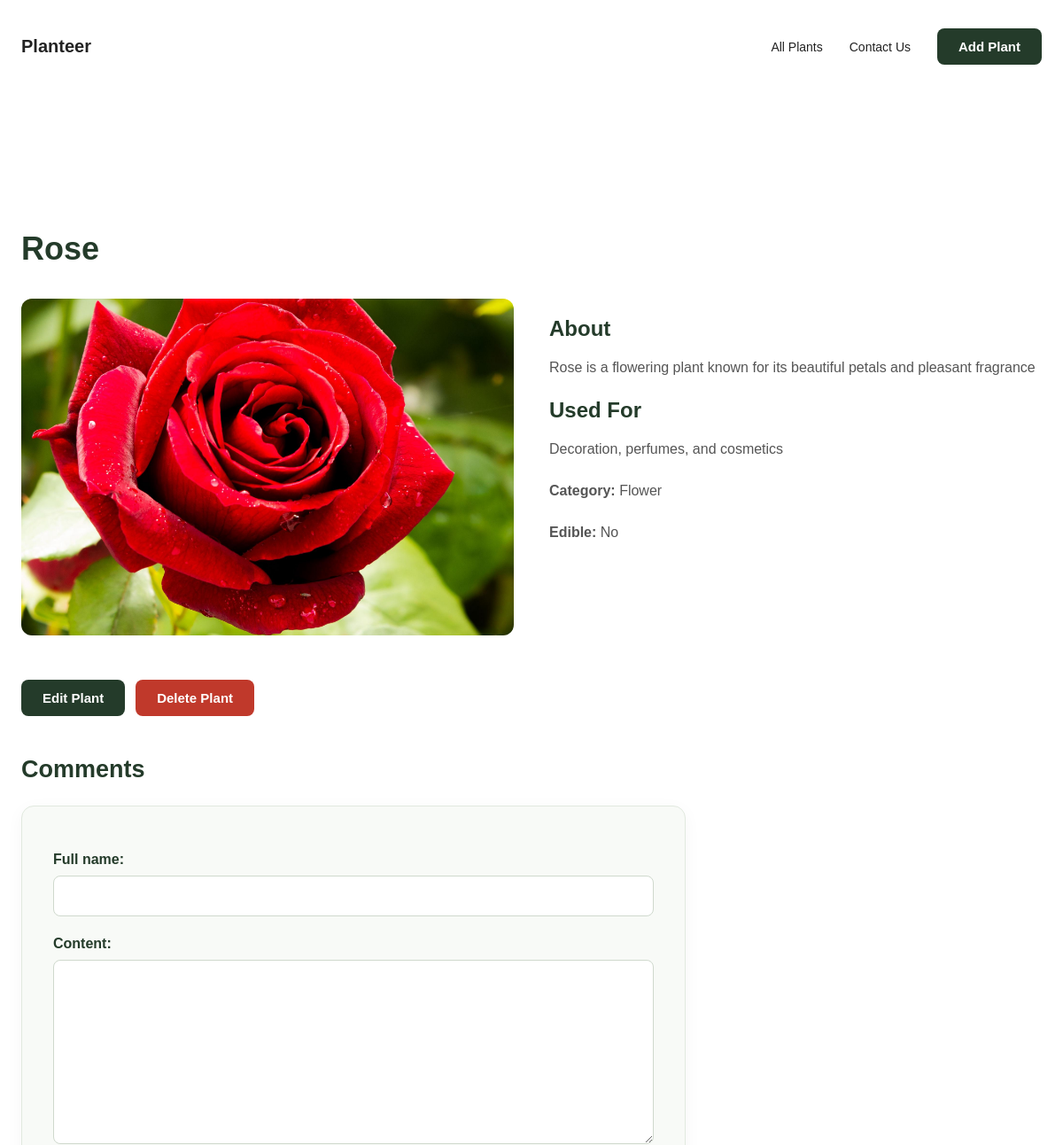
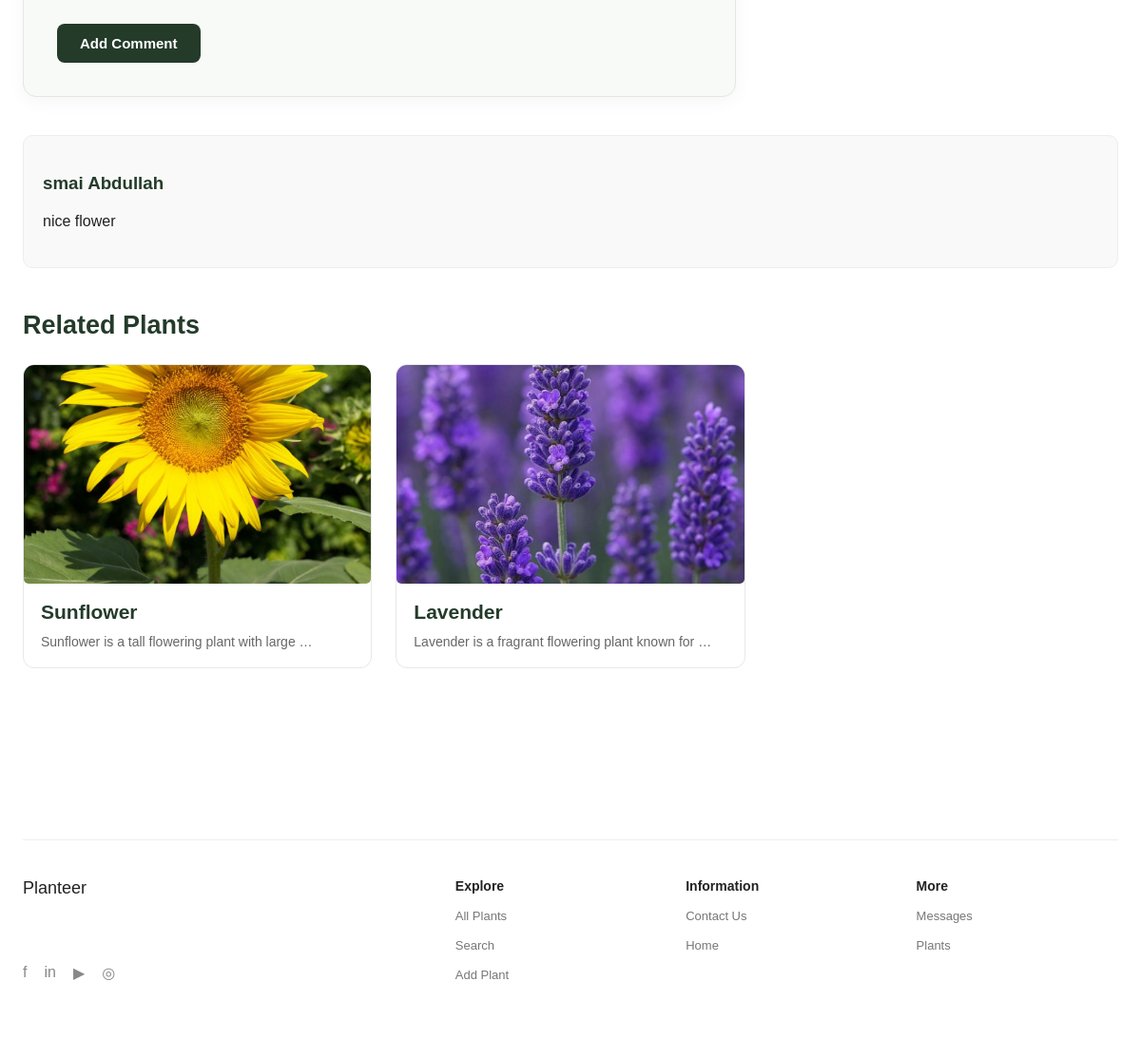
The page /plants/2/detail/ on the database its author committed (2 pictures, top to bottom).
### plants/models.py (models this page shows, shortened)
class Plant(models.Model):
    class CategoryChoices(models.TextChoices):
        TREE = 'Tree', 'Tree'
        FRUIT = 'Fruit', 'Fruit'
        VEGETABLES = 'Vegetables', 'Vegetables'
        FLOWER = 'Flower', 'Flower'
        HERB = 'Herb', 'Herb'
    name = models.CharField(max_length=200)
    about = models.TextField()
    used_for = models.TextField()
    image = models.ImageField(upload_to='plants/')
    category = models.CharField(
        max_length=50,
        choices=CategoryChoices.choices
    )
    is_edible = models.BooleanField(default=False)
    created_at = models.DateTimeField(auto_now_add=True)

class Comment(models.Model):
    plant = models.ForeignKey(Plant, on_delete=models.CASCADE)
    full_name = models.CharField(max_length=200)
    content = models.TextField()
    created_at = models.DateTimeField(auto_now_add=True)

### plants/views.py (the view)
# urls.py: path('<int:plant_id>/detail/', views.plant_detail, name='plant_detail'),
def plant_detail(request, plant_id):
    plant = get_object_or_404(Plant, id=plant_id)
    if request.method == 'POST':
        form = CommentForm(request.POST)
        if form.is_valid():
            comment = form.save(commit=False)
            comment.plant = plant
            comment.save()
            return redirect('plant_detail', plant_id=plant.id)
    else:
        form = CommentForm()
    related_plants = Plant.objects.filter(
        category=plant.category
    ).exclude(id=plant.id)[:3]
    comments = Comment.objects.filter(
        plant=plant
    ).order_by('-created_at')
    context = {
        'plant': plant,
        'related_plants': related_plants,
        'comments': comments,
        'form': form,
    }
    return render(request, 'plants/plant_detail.html', context)

### plants/forms.py
class CommentForm(forms.ModelForm):
    class Meta:
        model = Comment
        fields = ['full_name', 'content']

### plants/templates/plants/plant_detail.html (shortened to what this page needs)
{% extends 'main/base.html' %}
{% block content %}
<section class="plants-section">
    <h1>{{ plant.name }}</h1>
    <div class="plant-detail">
        <img src="{{ plant.image.url }}" alt="{{ plant.name }}">
        <div>
            <h2>About</h2>
            <p>{{ plant.about }}</p>
            <h2>Used For</h2>
            <p>{{ plant.used_for }}</p>
            <p>
                <strong>Category:</strong>
                {{ plant.get_category_display }}
            </p>
            <p>
                <strong>Edible:</strong>
                {% if plant.is_edible %}Yes{% else %}No{% endif %}
            </p>
        </div>
    </div>
    <div class="plant-actions">
        <a href="{% url 'update_plant' plant.id %}" class="btn">
            Edit Plant
        </a>
        <a href="{% url 'delete_plant' plant.id %}" class="btn btn-danger">
            Delete Plant
        </a>
    </div>
    <h2>Comments</h2>
    <form method="POST" class="comment-form">
        {{ form.as_p }}
        <button type="submit" class="btn">
            Add Comment
        </button>
    </form>
    {% for comment in comments %}
        <div class="comment">
            <h3>{{ comment.full_name }}</h3>
            <p>{{ comment.content }}</p>
        </div>
    {% empty %}
        <p>No comments yet.</p>
    {% endfor %}
    <h2>Related Plants</h2>
    <div class="plants-grid">
        {% for related in related_plants %}
            <a href="{% url 'plant_detail' related.id %}" class="plant-card">
                <img src="{{ related.image.url }}" alt="{{ related.name }}">
                <h3>{{ related.name }}</h3>
                <p>{{ related.about|truncatewords:8 }}</p>
            </a>
        {% empty %}
            <p>No related plants found.</p>
        {% endfor %}
    </div>
</section>
{% endblock %}

### main/static/main/css/style.css (style rules this page uses)
* { box-sizing: border-box; }
body { margin: 0; font-family: Arial, sans-serif; color: #111; background: #fff; }
a { color: inherit; text-decoration: none; }
.btn { background: #000; color: white; border: none; padding: 12px 20px; border-radius: 4px; cursor: pointer; }
.plants-section { margin-top: 60px; }
.plants-grid { display: grid; grid-template-columns: repeat(3, 1fr); gap: 28px; }
.plant-card { display: block; }
.plant-card img { width: 100%; height: 230px; object-fit: cover; border-radius: 5px; }
.plant-card h3 { margin: 12px 0 5px; font-size: 17px; }
.plant-card p { color: #888; margin: 0 0 7px; font-size: 14px; }
.plant-detail { display: grid; grid-template-columns: 1fr 1fr; gap: 40px; align-items: start; margin: 35px 0 50px; }
.plant-detail img { width: 100%; height: 380px; object-fit: cover; border-radius: 12px; }
.plant-detail h2 { margin-bottom: 12px; color: #243b2a; }
.plant-detail p { margin-bottom: 18px; line-height: 1.8; color: #555; }
.comment-form { max-width: 650px; margin: 25px 0 40px; padding: 25px; background: #f7f9f6; border: 1px solid #e0e8df; border-radius: 12px; }
.comment-form p { margin-bottom: 18px; }
.comment-form label { display: block; font-weight: 600; margin-bottom: 8px; }
.comment-form input, .comment-form textarea { width: 100%; padding: 12px; border: 1px solid #ccc; border-radius: 8px; font: inherit; }
.comment-form textarea { min-height: 110px; resize: vertical; }
.comment { padding: 20px; margin-bottom: 15px; background: #f8f9f8; border: 1px solid #eee; border-radius: 10px; }
.comment h3 { margin-bottom: 8px; color: #243b2a; }
.comment p { line-height: 1.6; }
body { background-color: #ffffff; color: #222; }
.plants-section { padding: 25px 0 60px; }
.plants-section > h1 { font-size: 36px; font-weight: 700; margin-bottom: 30px; color: #243b2a; }
.plants-section > h2 { font-size: 27px; margin: 45px 0 20px; color: #243b2a; }
.plants-grid { display: grid; grid-template-columns: repeat(3, minmax(0, 1fr)); gap: 25px; margin-top: 25px; }
.plant-card { display: block; background: #fff; border: 1px solid #e5e9e5; border-radius: 12px; overflow: hidden; text-decoration: none; color: #222; transition: transform 0.25s ease, box-shadow 0.25s ease; }
.plant-card img { width: 100%; height: 230px; object-fit: cover; display: block; }
.plant-card h3 { font-size: 21px; margin: 18px 18px 8px; color: #243b2a; }
.plant-card p { margin: 0 18px 15px; color: #666; line-height: 1.6; }
.plants-section > form:not(.filters) { max-width: 750px; padding: 35px; background: #f8faf7; border: 1px solid #e1e9df; border-radius: 14px; box-shadow: 0 5px 20px rgba(0, 0, 0, 0.04); }
.plants-section > form:not(.filters) p { margin-bottom: 22px; }
.plants-section > form:not(.filters) label { display: block; font-weight: 600; margin-bottom: 9px; color: #243b2a; }
.plants-section > form:not(.filters) input[type="text"], .plants-section > form:not(.filters) textarea, .plants-section > form:not(.filters) select { width: 100%; padding: 13px 15px; border: 1px solid #cfd9cd; border-radius: 8px; background: white; font: inherit; }
.plants-section > form:not(.filters) textarea { min-height: 115px; resize: vertical; }
.btn { display: inline-block; background: #243b2a; color: white; padding: 12px 24px; border: none; border-radius: 8px; font-size: 15px; font-weight: 600; text-decoration: none; cursor: pointer; transition: background 0.2s ease; }
.plant-actions { display: flex; gap: 12px; flex-wrap: wrap; margin: 25px 0 40px; }
.btn-danger { background: #c0392b; color: #fff; }

### rows shown on the page
Plant: name "Rose", image (picture), about "Rose is a flowering plant known for its beautiful petals and pleasant fragrance", used_for "Decoration, perfumes, and cosmetics", category "Flower"
Comment: full_name "smai Abdullah", content "nice flower"
Plant: image (picture), name "Sunflower", about "Sunflower is a tall flowering plant with large …"
Plant: image (picture), name "Lavender", about "Lavender is a fragrant flowering plant known for …"
